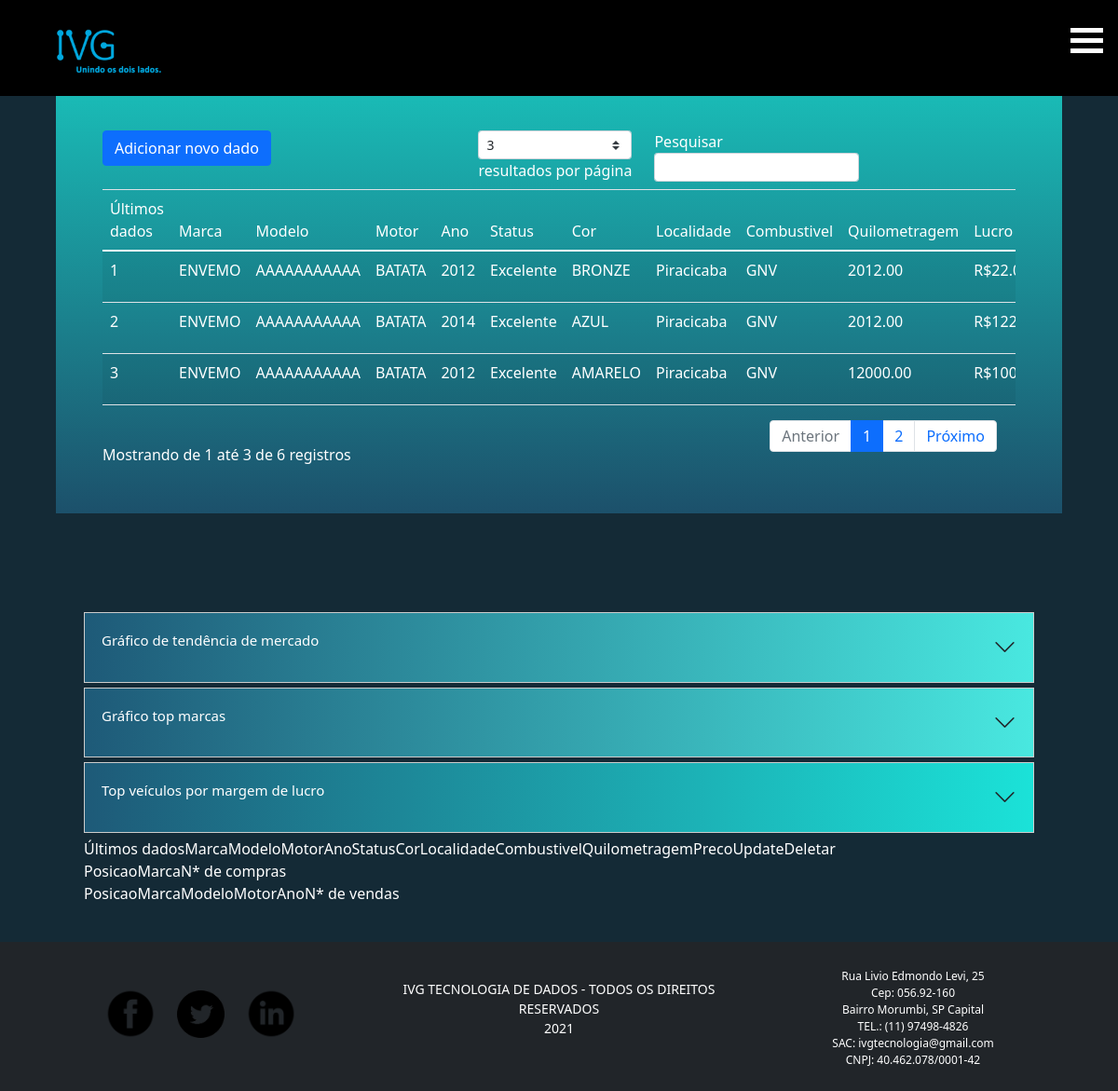
Page /Data/VisualMerc/ (signed in) on the earlier database version.
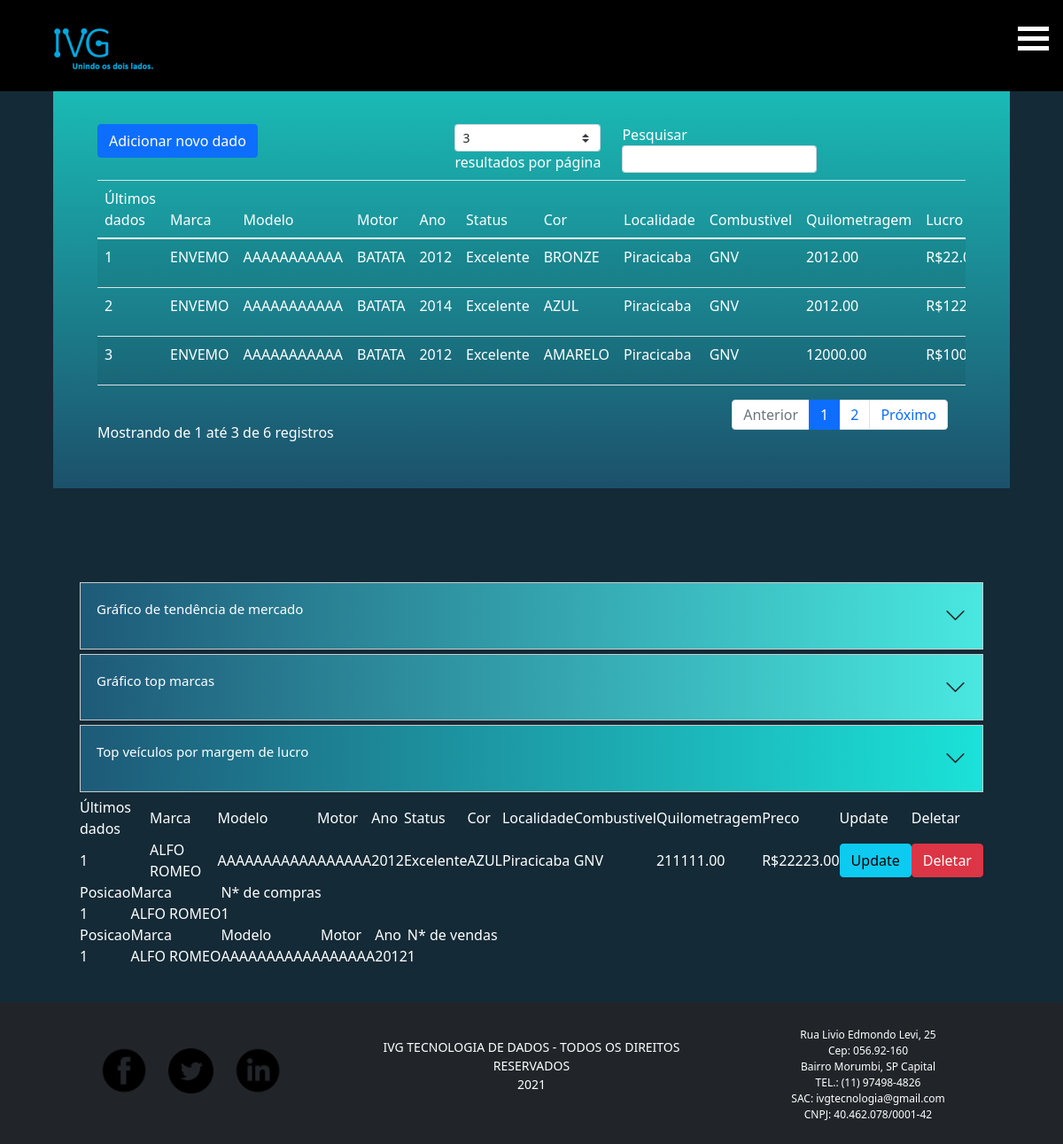
Same page on the later database version.
### data/models.py (models this page shows)
class DataDB(models.Model):
	localidade_escolhas = (
        ("P", "Piracicaba"),
        ("L", "Limeira"),
    )
	status_escolhas = (
        ("E", "Excelente"),
        ("B", "Bom"),
        ("M", "Mediano"),
        ("R", "Ruim"),
        ("T", "Terrível"),
    )
	combustivel_escolhas = (
        ("G", "Gasolina"),
        ("E", "Etanol"),
        ("G", "GNV"),
        ("D", "Diesel"),
        ("F", "Flex"),
    )
	marca=models.CharField(max_length = 30,error_messages={'required':'Favor inserir uma marca'})
	modelo=models.CharField(max_length = 60,error_messages={'required':'Favor inserir um modelo'})
	motor=models.CharField(max_length = 60,error_messages={'required':'Favor inserir um motor'})
	ano=models.IntegerField(
		validators=[MinValueValidator(1960,'Favor inserir acima 1960.'), MaxValueValidator(2023,'Favor inserir abaixo 2023.')],
		error_messages={'required':'Favor inserir uma ano'})
	localidade=models.CharField(choices=localidade_escolhas,max_length = 1,blank=False, null=False)
	status=models.CharField(choices=status_escolhas,max_length = 1,blank=False, null=False)
	cor=models.CharField(max_length= 20)
	combustivel=models.CharField(choices=combustivel_escolhas,max_length = 1,blank=False, null=False)
	quilometragem=models.DecimalField(max_digits= 10,decimal_places=2,max_length= 12,
		validators=[MinValueValidator(0,'Não existe quilometragem negativa'),MaxValueValidator(99999999,'Favor inserir valor menor')])
	lucro=models.DecimalField(max_digits= 12,decimal_places=2,max_length= 12,
		validators=[MaxValueValidator(99999999,'Favor inserir valor menor')])
	preco=models.DecimalField(max_digits= 12,decimal_places=2,max_length= 12,
		validators=[MinValueValidator(1000.00,'Favor inserir vendas acima de 1000 reais'),MaxValueValidator(99999999,'Favor inserir valor menor')])
	margem_de_lucro=models.DecimalField(max_digits= 12,decimal_places=3,max_length= 12)
	data_postada = models.DateTimeField(default=timezone.now)
	autor = models.ForeignKey(User, on_delete=models.CASCADE)

### datac/models.py (models this page shows)
class DataDBC(models.Model):
	localidade_escolhas = (
        ("P", "Piracicaba"),
        ("L", "Limeira"),
    )
	status_escolhas = (
        ("E", "Excelente"),
        ("B", "Bom"),
        ("M", "Mediano"),
        ("R", "Ruim"),
        ("T", "Terrível"),
    )
	combustivel_escolhas = (
        ("G", "Gasolina"),
        ("E", "Etanol"),
        ("G", "GNV"),
        ("D", "Diesel"),
        ("F", "Flex"),
    )
	marca=models.CharField(max_length = 30,error_messages={'required':'Favor inserir uma marca'})
	modelo=models.CharField(max_length = 60,error_messages={'required':'Favor inserir um modelo'})
	motor=models.CharField(max_length = 60,error_messages={'required':'Favor inserir um motor'})
	ano=models.IntegerField(
		validators=[MinValueValidator(1960,'Favor inserir acima 1960.'), MaxValueValidator(2023,'Favor inserir abaixo 2023.')],
		error_messages={'required':'Favor inserir uma ano'})
	localidade=models.CharField(choices=localidade_escolhas,max_length = 1,blank=False, null=False)
	status=models.CharField(choices=status_escolhas,max_length = 1,blank=False, null=False)
	cor=models.CharField(max_length= 20)
	combustivel=models.CharField(choices=combustivel_escolhas,max_length = 1,blank=False, null=False)
	quilometragem=models.DecimalField(max_digits= 10,decimal_places=2,max_length= 12,
		validators=[MinValueValidator(0,'Não existe quilometragem negativa'),MaxValueValidator(99999999,'Favor inserir valor menor')])
	preco=models.DecimalField(max_digits= 12,decimal_places=2,max_length= 12,
		validators=[MinValueValidator(1000.00,'Favor inserir vendas acima de 1000 reais'),MaxValueValidator(99999999,'Favor inserir valor menor')])
	data_postada = models.DateTimeField(default=timezone.now)
	autor = models.ForeignKey(User, on_delete=models.CASCADE)

### data/decorators.py (the view)
		def wrapper_func(request,*args,**kwargs):
			group= None
			if request.user.groups.exists():
				group= request.user.groups.all()[0].name
			if group in allowed_roles:
				return view_func(request,*args,**kwargs)
			else:
				return render(request,'data/naochecado.html')

### data/templates/data/visualizarmercado.html (shortened to what this page needs)
{% extends "APP_IVG/layout.html" %}
{% load static %}
{% block content %}
<div class="container-fluid" style="background-color: rgba(21, 64, 89, .5); background-size: cover; height: auto; margin: -50px 0; padding: 0; width: 100%;">
	<div class="container-fluid" style="padding: 50px; width: 90%; background-image: linear-gradient(to bottom, rgba(27, 226, 216, .8), rgba(30, 90, 120, .8));">
		<a id="adicionarNovoDado" href="{% url 'data-InsiraDado' %}" class="btn btn-primary">Adicionar novo dado</a>
	<table id="bootstrapdatatable01" class="table table-striped table-responsive" style="width: 100%; margin bottom: 20px;">
		<thead class="text-white">
			<th>Últimos dados</th>
            <th>Marca</th>
            <th>Modelo</th>
            <th>Motor</th>
            <th>Ano</th>
            <th>Status</th>
            <th>Cor</th>
            <th>Localidade</th>
            <th>Combustivel</th>
            <th>Quilometragem</th>
            <th>Lucro</th>
        </thead>
		{% for q in query1 %}
		<tr id="células01" class="text-white">
			<td>{{forloop.counter}}</td>
			<td> {{ q.marca }} </td>
			<td> {{ q.modelo }} </td>
			<td> {{ q.motor }} </td>
			<td> {{ q.ano }} </td>
			<td> {{ q.get_status_display }} </td>
			<td> {{ q.cor }} </td>
			<td> {{ q.get_localidade_display }} </td>
			<td> {{ q.get_combustivel_display }} </td>
			<td> {{ q.quilometragem }} </td>
			<td> R${{ q.lucro }}</td>
		</tr>
		{% endfor %}
	</table>
</div>
	<div style="padding: 90px;">
		<button class="accordion text-white" style="background-image: linear-gradient(to left, rgba(27, 226, 216, .8), rgba(30, 90, 120, 1));">
			Gráfico de tendência de mercado
			<i class="bi bi-chevron-down text-dark"></i>
		</button>
		<button class="accordion text-white" style="background-image: linear-gradient(to left, rgba(27, 226, 216, .8), rgba(30, 90, 120, 1));">Gráfico top marcas
			<i class="bi bi-chevron-down text-dark"></i>
		</button>
		<button class="accordion text-white" style="background-image: linear-gradient(to left, rgba(27, 226, 216, 1), rgba(30, 90, 120, 1));">Top veículos por margem de lucro
			<i class="bi bi-chevron-down text-dark"></i>
		</button>
		<table>
		<thead class="text-white">
			<th>Últimos dados</th>
            <th>Marca</th>
            <th>Modelo</th>
            <th>Motor</th>
            <th>Ano</th>
            <th>Status</th>
            <th>Cor</th>
            <th>Localidade</th>
            <th>Combustivel</th>
            <th>Quilometragem</th>
            <th>Preco</th>
            <th>Update</th>
            <th>Deletar</th>
        </thead>
		{% for q in query5 %}
		<tr id="células01" class="text-white">
			<td>{{forloop.counter}}</td>
			<td> {{ q.marca }} </td>
			<td> {{ q.modelo }} </td>
			<td> {{ q.motor }} </td>
			<td> {{ q.ano }} </td>
			<td> {{ q.get_status_display }} </td>
			<td> {{ q.cor }} </td>
			<td> {{ q.get_localidade_display }} </td>
			<td> {{ q.get_combustivel_display }} </td>
			<td> {{ q.quilometragem }} </td>
			<td> R${{ q.preco }} </td>
			<td><a class="btn btn-info" href="{% url 'datac-Update' q.id %}">Update</a></td>
			<td><a class="btn btn-danger" href="{% url 'datac-Deletar' q.id %}"> Deletar</a></td>
		</tr>
		{% endfor %}
	</table>
	<table>
		<thead>
			<th>Posicao</th>
			<th>Marca</th>
			<th>N* de compras</th>
		</thead>
		{%for q in query6 %}
		<tr id="células02" class="text-white">
			<td>{{forloop.counter}}</td>
			<td>{{q.marca}}</td>
			<td>{{q.marcas}}</td>
		</tr>
		{% endfor%}
	</table>
	<table>
		<thead>
			<th>Posicao</th>
			<th>Marca</th>
			<th>Modelo</th>
			<th>Motor</th>
			<th>Ano</th>
			<th>N* de vendas</th>
		</thead>
		{%for q in query7 %}
		<tr id="células03" class="text-white">
			<td>{{forloop.counter}}</td>
			<td>{{q.marca}}</td>
			<td>{{q.modelo}}</td>
			<td>{{q.motor}}</td>
			<td>{{q.ano}}</td>
			<td>{{q.modelos}}</td>
		</tr>
		{% endfor%}
		</table>
</div>
{% endblock content %}

### APP_IVG/templates/APP_IVG/layout.html (shortened to what this page needs)
{% load static %}
<!DOCTYPE html>
<html>
<head>
    <link rel="stylesheet" href="https://maxcdn.bootstrapcdn.com/bootstrap/4.0.0/css/bootstrap.min.css">
    <link href="https://cdn.jsdelivr.net/npm/bootstrap@5.0.0-beta3/dist/css/bootstrap.min.css" rel="stylesheet">
    <link rel="stylesheet" href="https://cdn.jsdelivr.net/npm/bootstrap-icons@1.4.1/font/bootstrap-icons.css">
    <link rel="stylesheet" type="text/css" href="{% static 'APP_IVG/main.css' %}">
    <link rel="stylesheet" href="//code.jquery.com/ui/1.12.1/themes/base/jquery-ui.css">
    <link rel="stylesheet" type="text/css" href="https://cdn.datatables.net/v/dt/dt-1.10.24/b-1.7.0/datatables.min.css"/>
</head>
<body>
	  <header id= 'myHeader'>
          <div class="topnav fixed-top" id="myTopnav">
              <a href="{% url 'APP_IVG-Homepage' %}"><img class="logo" id="logo" src="{% static 'imagens/Logo-IVG-azulclaro.png' %}"></a>
              <a id="myHamburguer" class="hamburguer" onclick="myFunction()">
                <div class="bar1" id="bar1"></div>
                <div class="bar2" id="bar2"></div>
                <div class="bar3" id="bar3"></div>
              </a>
          </div>
    </header>
    <main id="main" role="main" class="container-fluid p-0 mx-0" style="margin-top: 140px;">
	   <div class="col-md mx-auto mt-0 p-0">
		  {% block content %}{% endblock %}
	   </div>
    </main>
    <footer class="footer bg-dark text-white py-1 mb-0" style="position: absolute; width: 100%; min-height: 160px;">
          <div class="container text-center mt-1">
            <div class="row">
                <div class="col-xl my-auto py-auto">
                  <ul  style="list-style: none; font-size: 14px; padding: 0; display: inline-flex;">
                      <li><a href="{'https://www.facebook.com/ivgtecnologiadedados'}" target="_blank"><img src="{% static 'imagens/Footer-Facebook.png' %}" class="redesocial"></a></li>
                      <li><a href="{'https://twitter.com/ivgtech'}" target="_blank"><img src="{% static 'imagens/Footer-Twitter.png' %}" class="redesocial2"></a></li>
                      <li><a href="{'https://www.linkedin.com/company/ivgtecnologia-de-dados/about/?viewAsMember=true'}" target="_blank">
                          <img src="{% static 'imagens/Footer-Linkedin.png' %}"  class="redesocial">
                          </a>
                      </li>
                  </ul>
                </div>
                <div class="col-xl my-auto py-auto">
                    <ul class="text-uppercase" style="list-style: none; font-size: 14px; padding: 0;">
                         <li>Ivg Tecnologia de Dados - Todos os Direitos Reservados</li>
                         <li>2021</li>
                    </ul>
                </div>
                <div class="col-xl my-auto py-auto">
                    <ul  style="list-style: none; font-size: 12px; padding: 0; margin-top: 20px;">
                        <li>Rua Livio Edmondo Levi, 25</li>
                        <li>Cep: 056.92-160</li>
                        <li>Bairro Morumbi, SP Capital</li>
                        <li>TEL.: (11) 97498-4826</li>
                        <li>SAC: ivgtecnologia@gmail.com</li>
                        <li>CNPJ: 40.462.078/0001-42</li>
                    </ul>
                </div>
            </div>
          </div>
    </footer>
</body>
</html>

### APP_IVG/static/APP_IVG/main.css (style rules this page uses)
* { margin: 0; padding: 0; font-weight: normal; }
body { background-color: #141414; color: white; margin: 0; animation: Transição 50ms; }
.logo { position: absolute; top: -45px; left: 0; height: 200px; width: auto; }
.topnav { background-color: black; top: 0px; left: 0px; width: 100%; transition: .5s; padding: 25px 0 40px 140px; }
.topnav a { list-style: none; text-decoration: none; font-size: 3vw; letter-spacing: 2px; margin: 10px 0px 0px .5vw; text-transform: uppercase; outline: 0 none; border-radius: 20px; transition-duration: .2s; transition-timing-function: linear; transition-property: all; color: white; float: left; display: inline-block; text-align: center; }
#myHamburguer { display: none; cursor: pointer; position: absolute; right: 0; top: 0; padding-bottom: 50px; }
.bar1, .bar2, .bar3 { width: 35px; height: 5px; background-color: white; margin: 6px 0; transition: 0.4s; }
.topnav a { float: left; display: block; color: #f2f2f2; text-align: center; padding: 14px 16px; text-decoration: none; font-size: 17px; }
@media screen and (max-width: 1300px) { #myHamburguer { display: block; } }
footer { margin: 0; padding: 10% 0; width: 100%; }
.redesocial { margin-top: 10px; margin-right: 10px; padding: 5px; height: 70px; width: auto; }
.redesocial2 { margin-top: 15px; margin-right: 10px; padding: 5px; height: 61px; width: auto; }
.accordion { background-color: white; color: #444; cursor: pointer; padding: 18px; margin-bottom: 5px; width: 100%; border: solid 1px #ccc; text-align: left; outline: none; font-size: 15px; transition: 0.4s; }
.bi { font-size: 25px; color: #777; float: right; transition: .2s ease-out; }
#células01, #células02, #células03, #células04 { background: transparent; }
table { cursor: pointer; }
#adicionarNovoDado { position: relative; cursor: pointer; margin: 0; float: left; }

Differences in the rows shown:
added DataDBC: marca "ALFO ROMEO", modelo "AAAAAAAAAAA", motor "AAAAAA", ano "2012", status "Excelente", cor "AZUL", localidade "Piracicaba", combustivel "GNV", quilometragem "211111.00", preco "22223.00", marcas "1", modelos "1"
